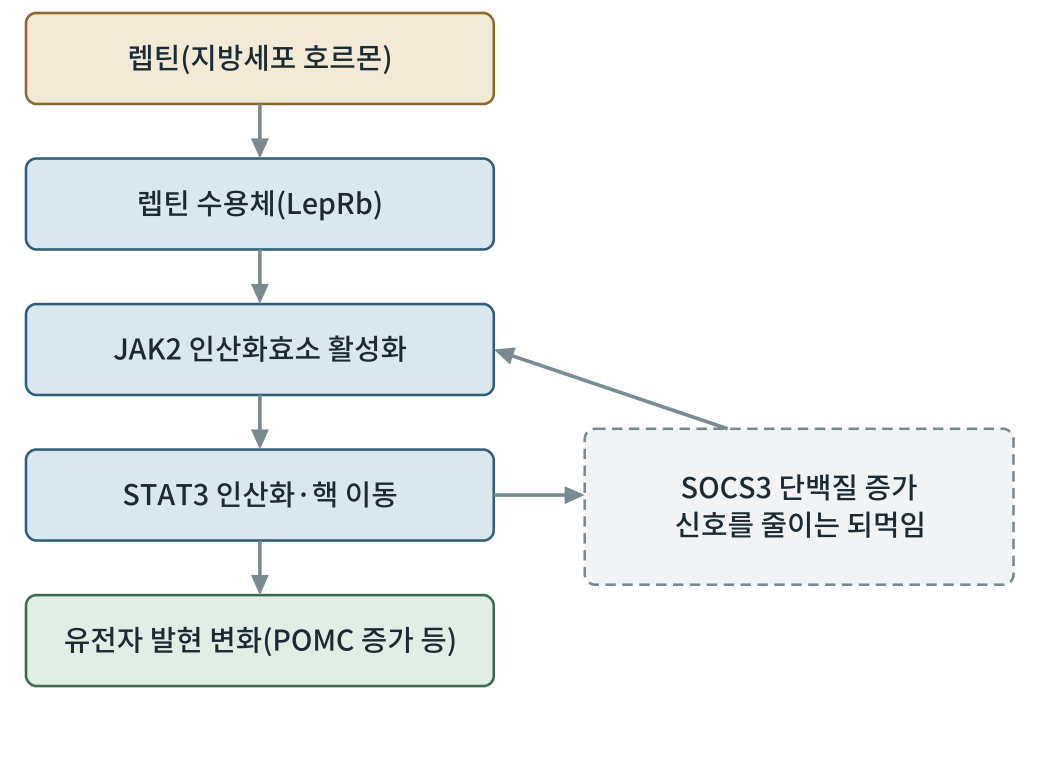
#> input picture obese2/figures/out/그림8-1.png, 2079 x 1559 px (shown at 1/2 size)
$ python fig8-1.py
#> lines starting #> are read from the running program, lines starting #| are printed output that depends on the picture
### obese2/figures/scripts/figlib.py
# -*- coding: utf-8 -*-
"""생물·의학 대중서 그림 생성 라이브러리 (좌표 명시 SVG) — biofig_kit (원본: 「인삼과 암치유」 2026-09)

좌표계: viewBox 폭 800, 출력 폭 120mm  →  1단위 = 0.15mm = 0.425pt
  · 글자 최소 22단위(≈9.4pt).  book1.md 기준(700폭에서 18 = 8.2pt)보다 엄격하다.
  · 제목 26 이상, 수치 강조 28 이상 권장.
모든 글자의 예상 경계상자를 기록해 두었다가 save() 때
  ① 글자↔글자 겹침  ② 캔버스 밖 넘침  ③ 상자 넘침(tbox)  ④ 글자 위에 나중에 그린 불투명 도형
을 검사해 WARN에 쌓는다.  report()가 0건이어야 완성이다.

색 규칙(책 전체 통일, 흑백 인쇄에서도 명도 차로 구분):
  정상세포·일반구조 = BLUE 계열,  암세포 = WARM 계열,  면역세포 = GREEN 계열,
  인삼·진세노사이드 = GOLD 계열,  보조선·주석 = GRAY
"""
import os, math

UNIT_PT = 120.0 / 800 * 72 / 25.4
MIN_FS = 22
FONT = "'Noto Sans CJK KR',sans-serif"

INK    = '#1b2a33'
BLUE   = '#2f5f7a'; LBLUE = '#dbe7ee'; FILL = '#eef3f6'
GRAY   = '#7a8a92'; LGRAY = '#f2f4f5'; MGRAY = '#c9d1d5'
WARM   = '#9c4f2e'; LWARM = '#f3e3da'; MWARM = '#d9a48a'
GREEN  = '#3b6a4f'; LGREEN = '#e1ede5'; MGREEN = '#9cc0a9'
GOLD   = '#8a6a2c'; LGOLD = '#f3ead6'; MGOLD = '#d6bd84'
WHITE  = '#ffffff'

WARN = []


def _w(s, fs):
    """문자열 렌더링 폭 추정(단위). 한글·한자=1.0em, 영문·숫자=0.58em, 좁은 기호=0.32em"""
    t = 0.0
    for c in s:
        o = ord(c)
        if o > 0x1100 and not (0x2000 <= o <= 0x206f):
            t += 1.0
        elif c == ' ':
            t += 0.32
        elif c in 'ilj.,·|()[]:;\'"!':
            t += 0.32
        elif c in 'mwMW':
            t += 0.85
        else:
            t += 0.58
    return t * fs


def _ov(a, b):
    ix = min(a[2], b[2]) - max(a[0], b[0])
    iy = min(a[3], b[3]) - max(a[1], b[1])
    if ix <= 0 or iy <= 0:
        return 0.0
    sa = (a[2] - a[0]) * (a[3] - a[1]); sb = (b[2] - b[0]) * (b[3] - b[1])
    return ix * iy / max(1e-6, min(sa, sb))


class Fig:
    def __init__(self, name, h, w=800):
        self.name, self.w, self.h = name, w, h
        self.parts = []
        self.texts = []      # (box, s, order)
        self.shapes = []     # (box, order)  불투명 도형
        self.order = 0
        self.minfs = 999

    def _add(self, svg, box=None, opaque=False):
        self.parts.append(svg)
        if box and opaque:
            self.shapes.append((box, self.order))
        self.order += 1

    # ── 기본 도형 ──────────────────────────────────────────────
    def rect(self, x, y, w, h, fill=FILL, stroke=BLUE, sw=2, rx=8, dash=None, opacity=1):
        d = f' stroke-dasharray="{dash}"' if dash else ''
        op = f' opacity="{opacity}"' if opacity != 1 else ''
        self._add(f'<rect x="{x}" y="{y}" width="{w}" height="{h}" rx="{rx}" fill="{fill}" '
                  f'stroke="{stroke}" stroke-width="{sw}"{d}{op}/>',
                  (x, y, x + w, y + h), fill not in ('none', '') and opacity >= .5)

    # [10 lines left out: functions circle, ellipse, not called in this run]

    def line(self, x1, y1, x2, y2, stroke=GRAY, sw=2, dash=None):
        d = f' stroke-dasharray="{dash}"' if dash else ''
        self._add(f'<line x1="{x1}" y1="{y1}" x2="{x2}" y2="{y2}" stroke="{stroke}" stroke-width="{sw}"{d}/>')

    # [10 lines left out: functions path, poly, not called in this run]

    def raw(self, svg):
        """직접 작성한 SVG 조각(겹침 검사 대상 아님 — 글자는 반드시 text()로 넣을 것)"""
        self._add(svg)

    def text(self, x, y, s, fs=24, weight=400, anchor='middle', color=INK, italic=False, check=True):
        if fs < MIN_FS:
            WARN.append(f'{self.name}: 글자 크기 {fs} < {MIN_FS} «{s[:20]}»')
            fs = MIN_FS
        self.minfs = min(self.minfs, fs)
        it = ' font-style="italic"' if italic else ''
        esc = s.replace('&', '&amp;').replace('<', '&lt;').replace('>', '&gt;')
        w = _w(s, fs)
        x0 = x - w / 2 if anchor == 'middle' else (x - w if anchor == 'end' else x)
        box = (x0, y - fs * 0.80, x0 + w, y + fs * 0.18)
        if check:
            self.texts.append((box, s, self.order))
        self._add(f'<text x="{x}" y="{y}" font-family="{FONT}" font-size="{fs}" font-weight="{weight}" '
                  f'text-anchor="{anchor}" fill="{color}"{it}>{esc}</text>')
        return box

    # [5 lines left out: function lines, not called in this run]

    def arrow(self, x1, y1, x2, y2, stroke=BLUE, sw=2.5, dash=None, head=10):
        ang = math.atan2(y2 - y1, x2 - x1)
        bx, by = x2 - head * math.cos(ang), y2 - head * math.sin(ang)
        self.line(x1, y1, bx, by, stroke, sw, dash)
        p2 = (x2 - head * 1.7 * math.cos(ang - 0.42), y2 - head * 1.7 * math.sin(ang - 0.42))
        p3 = (x2 - head * 1.7 * math.cos(ang + 0.42), y2 - head * 1.7 * math.sin(ang + 0.42))
        pts = ' '.join(f'{px:.1f},{py:.1f}' for px, py in ((x2, y2), p2, p3))
        self._add(f'<polygon points="{pts}" fill="{stroke}"/>')

    # [18 lines left out: functions carrow, inhibit, not called in this run]

    # ── 조합 도형 ──────────────────────────────────────────────
    def tbox(self, x, y, w, h, lines, fs=24, fill=FILL, stroke=BLUE, sw=2, rx=8,
             color=INK, weight=400, lead=1.3, dash=None, first_bold=False):
        """글자가 든 상자. 폭·높이 초과를 경고한다(글자 폭을 먼저 계산하고 상자를 정할 것)."""
        self.rect(x, y, w, h, fill, stroke, sw, rx, dash)
        n = len(lines)
        total = (n - 1) * fs * lead
        y0 = y + h / 2 - total / 2 + fs * 0.35
        for i, ln in enumerate(lines):
            wgt = 700 if (first_bold and i == 0) else weight
            if _w(ln, fs) > w - 12:
                WARN.append(f'{self.name}: 상자 폭 넘침 «{ln}» {_w(ln, fs):.0f} > {w - 12}')
            self.text(x + w / 2, y0 + i * fs * lead, ln, fs, wgt, 'middle', color)
        if total + fs > h - 8:
            WARN.append(f'{self.name}: 상자 높이 넘침 «{lines[0]}» {total + fs:.0f} > {h - 8}')

    # [33 lines left out: functions callout, badge, hbar, axis_label, not called in this run]

    # ── 저장 ──────────────────────────────────────────────────
    def _check(self):
        T = self.texts
        for i in range(len(T)):
            for j in range(i + 1, len(T)):
                r = _ov(T[i][0], T[j][0])
                if r > 0.06:
                    WARN.append(f'{self.name}: 글자 겹침 {r:.0%} «{T[i][1][:16]}» ↔ «{T[j][1][:16]}»')
        for box, s, o in T:
            if box[0] < 2 or box[2] > self.w - 2 or box[1] < 2 or box[3] > self.h - 2:
                WARN.append(f'{self.name}: 캔버스 넘침 «{s[:20]}» x{box[0]:.0f}~{box[2]:.0f} y{box[1]:.0f}~{box[3]:.0f}')
            for sb, so in self.shapes:
                if so > o and _ov(box, sb) > 0.25:
                    WARN.append(f'{self.name}: 글자가 나중 도형에 가려짐 «{s[:20]}»')

    def save(self, outdir):
        self._check()
        mm_h = self.h / self.w * 120
        svg = (f'<svg xmlns="http://www.w3.org/2000/svg" viewBox="0 0 {self.w} {self.h}" '
               f'width="120mm" height="{mm_h:.1f}mm">'
               f'<rect x="0" y="0" width="{self.w}" height="{self.h}" fill="#ffffff"/>'
               + ''.join(self.parts) + '</svg>')
        os.makedirs(outdir, exist_ok=True)
        open(os.path.join(outdir, self.name), 'w', encoding='utf-8').write(svg)
        return self.name, self.minfs * UNIT_PT


# [18 lines left out: functions point_in_poly, contain, not called in this run]


def report(prefix=''):
    W = [w for w in WARN if w.startswith(prefix)] if prefix else WARN
    if W:
        print(f'⚠ 경고 {len(W)}건:')
        for w in W:
            print('  ', w)
    else:
        print('✓ 겹침·넘침·글자크기 경고 0건')
    return len(W)

### obese2/figures/scripts/fig8-1.py
# -*- coding: utf-8 -*-
import os, sys
sys.path.insert(0, os.path.dirname(os.path.abspath(__file__)))
import figlib as F
from figlib import Fig, INK, BLUE, LBLUE, GRAY, WARM, LWARM, GREEN, LGREEN, GOLD, LGOLD
LGRAY = "#F1F3F5"
here = os.path.dirname(os.path.abspath(__file__)); OUT = os.path.join(here, "..", "svg")
f = Fig('fig8-1.svg', 600)
L = ['렙틴(지방세포 호르몬)', '렙틴 수용체(LepRb)', 'JAK2 인산화효소 활성화', 'STAT3 인산화·핵 이동', '유전자 발현 변화(POMC 증가 등)']
cols = [(LGOLD, GOLD), (LBLUE, BLUE), (LBLUE, BLUE), (LBLUE, BLUE), (LGREEN, GREEN)]
for i, t in enumerate(L):
    y = 10 + i * 112
    f.tbox(20, y, 360, 70, [t], 22, cols[i][0], cols[i][1])
    if i: f.arrow(200, y - 42, 200, y, GRAY, 2.8)
f.tbox(450, 330, 330, 120, ['SOCS3 단백질 증가', '신호를 줄이는 되먹임'], 22, LGRAY, GRAY, dash='8 5')
f.arrow(380, 381, 450, 381, GRAY, 2.8)
f.arrow(560, 330, 380, 269, GRAY, 2.8)
print(f.save(OUT)); F.report()
import cairosvg
from PIL import Image
o = os.path.join(here, '..', 'out')
cairosvg.svg2png(url=os.path.join(OUT, 'fig8-1.svg'), write_to=os.path.join(o, '그림8-1.png'), output_width=2079, background_color='white')
#> (this line was passed over: cairosvg is not available in this run)
Image.open(os.path.join(o, '그림8-1.png')).convert('L').save(os.path.join(o, '그림8-1-흑백.png'))
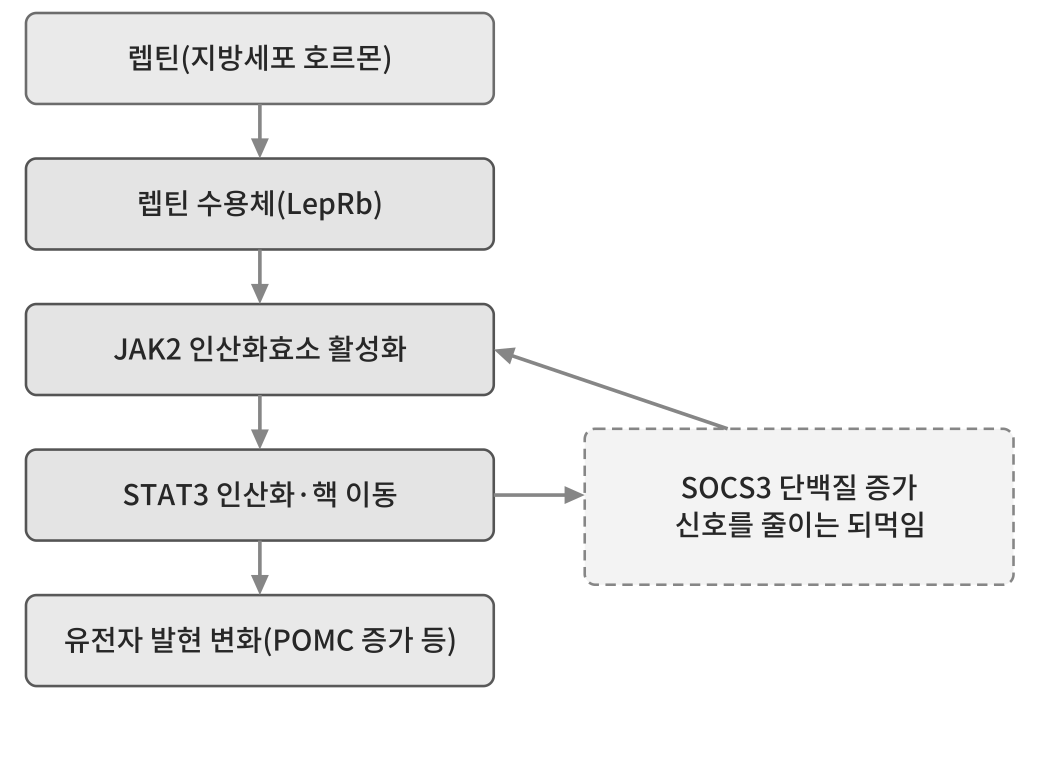
#> saved as 그림8-1-흑백.png: PIL image 2079x1559 L (shown at 1/2 size); min 39, max 255, mean 240.4

$ run again, with obese2/figures/out/그림1-1.png copied over obese2/figures/out/그림8-1.png
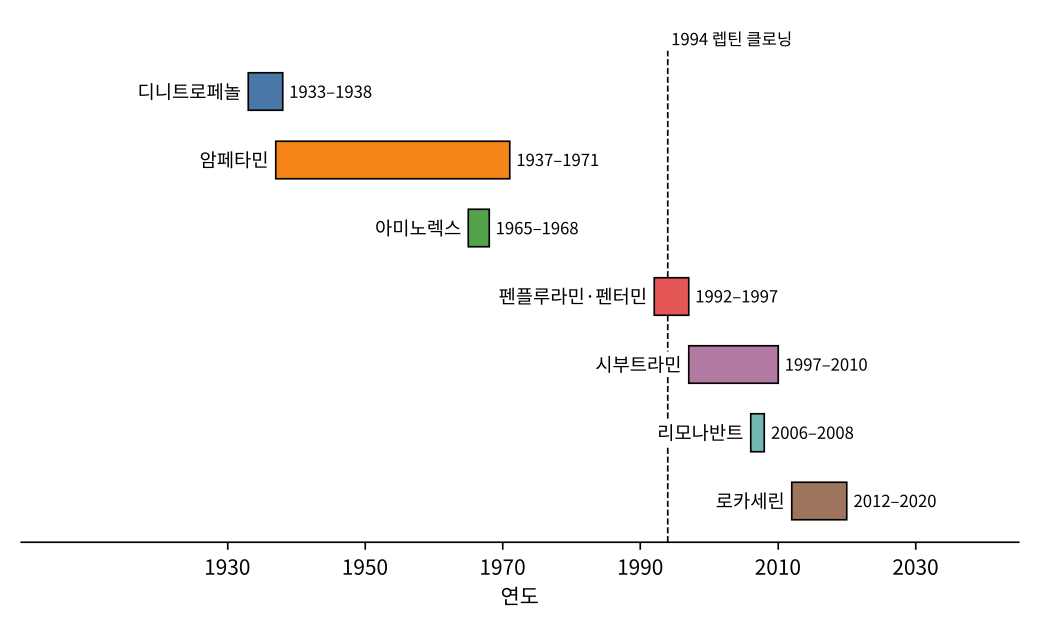
#> input picture obese2/figures/out/그림1-1.png, 2079 x 1260 px (shown at 1/2 size)
#> `Image.open(os.path.join(o, '그림8-1.png')).convert('L').save(os.path.joi..`:
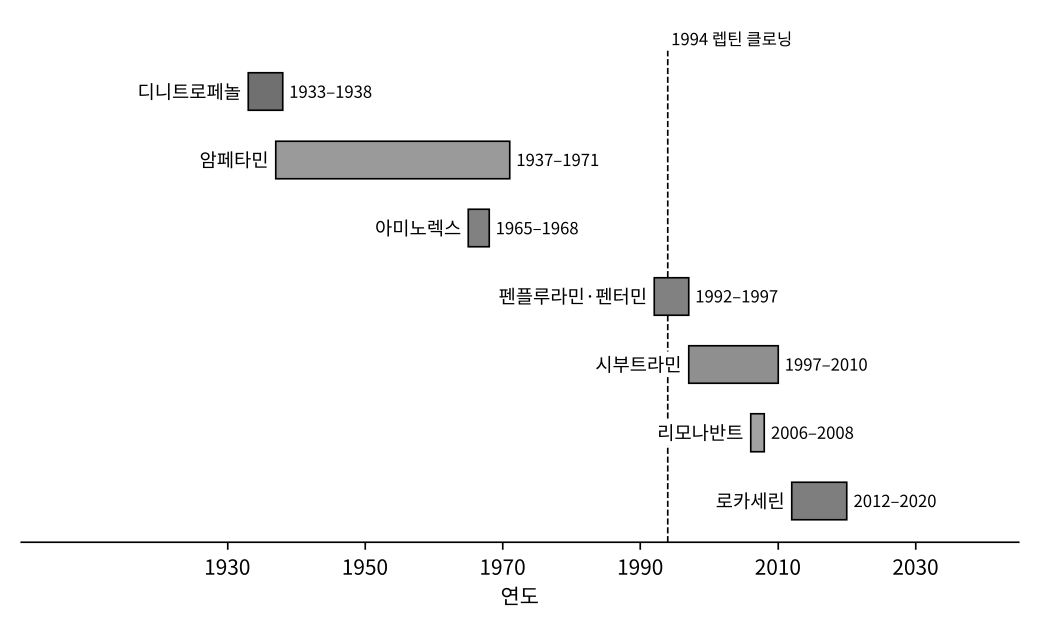
#> saved as 그림8-1-흑백.png: PIL image 2079x1260 L (shown at 1/2 size); min 0, max 255, mean 247.7

$ run again, with obese2/figures/out/그림10-1.png copied over obese2/figures/out/그림8-1.png
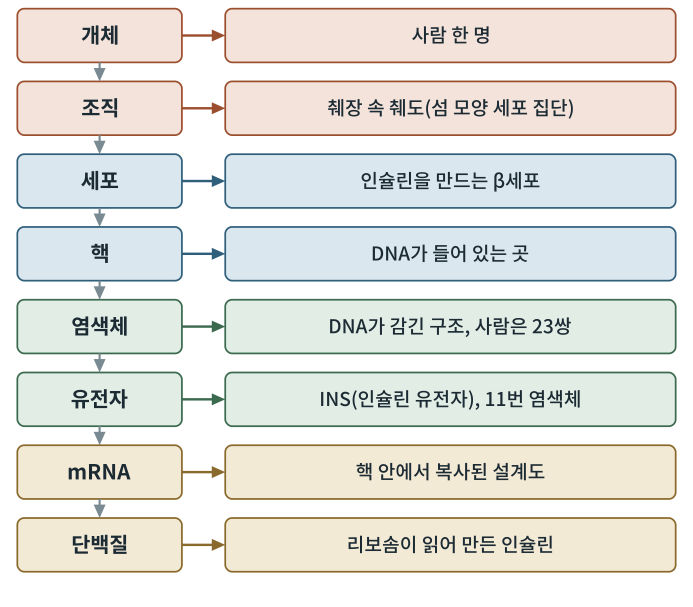
#> input picture obese2/figures/out/그림10-1.png, 2079 x 1819 px (shown at 1/3 size)
#> `Image.open(os.path.join(o, '그림8-1.png')).convert('L').save(os.path.joi..`:
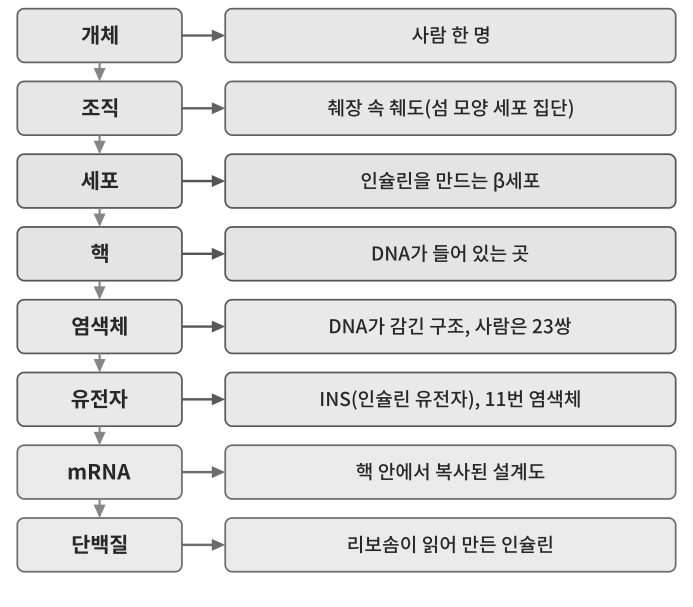
#> saved as 그림8-1-흑백.png: PIL image 2079x1819 L (shown at 1/3 size); min 39, max 255, mean 227.6
